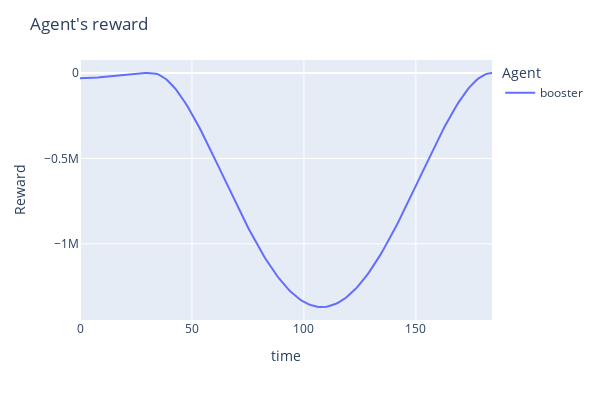

Write notebook code for a chart like this one.
### Markdown cell above
# <span style="color:orange">Design reward functions</span>

Let's visualize the evolution of the reward functions by using the attribut `reward`. As a reminder, the reward function for the booster corresponds to the vertical distance relative to pos_y_star plus the fuel ratio.
While for alpha (which corresponds to the angle of the rocket), its reward function corresponds to the horizontal distance relative to pos_x_star, minus the rocket's tilt angle.

### Code cell
fig = px.line(pd.DataFrame(env.rewards),
        labels=dict(index="time", value="Reward", variable="Agent") )
fig.update_layout(height=400, width=600, title_text="Agent's reward")

### Figure 1 — Plotly figure (JSON) as saved in the notebook; plotly's stock layout.template omitted (floating-point values rounded to 4 significant figures; data arrays with more than 128 entries replaced by an {"elided": "..."} marker saying what was removed)
{"data": [{"hovertemplate": "Agent=booster<br>time=%{x}<br>Reward=%{y}<extra></extra>", "legendgroup": "booster", "line": {"color": "#636efa", "dash": "solid"}, "marker": {"symbol": "circle"}, "mode": "lines", "name": "booster", "orientation": "v", "showlegend": true, "type": "scatter", "x": {"elided": "185 int values"}, "xaxis": "x", "y": {"elided": "185 float values"}, "yaxis": "y"}], "layout": {"height": 400, "legend": {"title": {"text": "Agent"}, "tracegroupgap": 0}, "margin": {"t": 60}, "title": {"text": "Agent's reward"}, "width": 600, "xaxis": {"anchor": "y", "domain": [0, 1], "title": {"text": "time"}}, "yaxis": {"anchor": "x", "domain": [0, 1], "title": {"text": "Reward"}}}}
